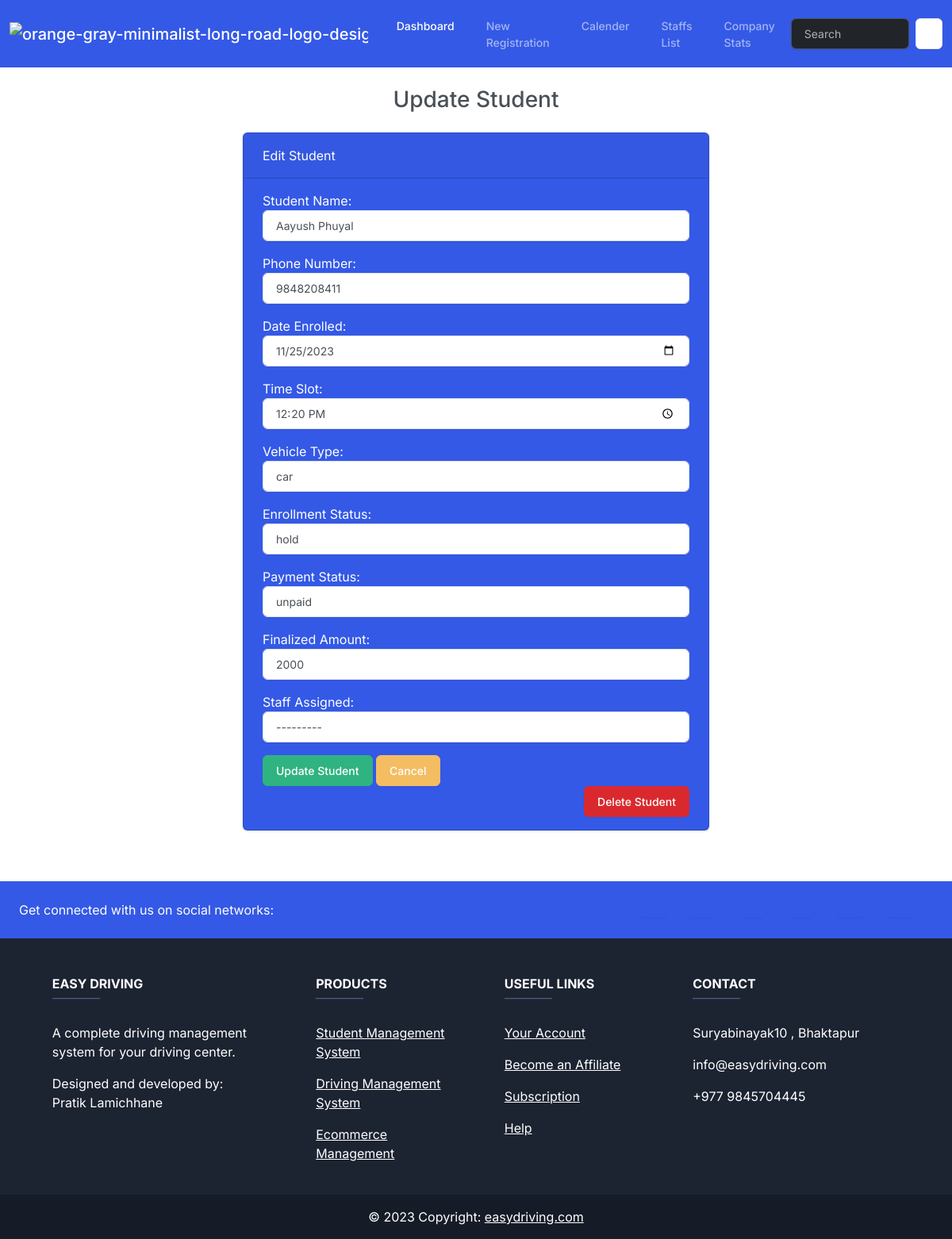
/editstudent/12/, run on the app's committed database.
### management/models.py (models this page shows, shortened)
class Student(models.Model):
    id = models.AutoField (primary_key=True)
    student_name = models.CharField(max_length=100)
    phone_number = models.IntegerField()
    date_enrolled = models.DateField()
    time_slot= models.TimeField()
    vehicle_type = models.CharField(max_length=9,
                  choices= VECHILE_CHOICES,
                  default="BIKE")
    enrollment_status = models.CharField(max_length=9,
                  choices= ENROLLMENT_STATUS,
                  default="ACTIVE")
    payment_status = models.CharField(max_length=30,
                  choices= PAYMENT_STATUS,
                  default="UNPAID")
    final_amount = models.PositiveIntegerField()
    staff_assigned = models.ForeignKey(
        Staffs,
        on_delete=models.SET_NULL,
        blank = True,
        null = True,
        related_name='students_assigned'
    )

### management/views.py (the view)
# urls.py: path('editstudent/<int:id>/', views.editStudent , name="editstudent"),
def editStudent(request , id):
    if request.method == "POST":
        student = Student.objects.get(pk=id)
        form = StudentForm(request.POST , instance=student)
        if form.is_valid():
            form.save()
            return render(request, 'management/editstudent.html',{
                'form': form,
                'success' : True,
                'student' : student,
            })
    else:
        student = Student.objects.get(pk=id)
        form = StudentForm(instance=student)
    return render(request, 'management/editstudent.html',{
        'form': form,
        'student' : student,
    })

### management/models.py (called while the page is built)
    def __str__(self):
        return  f'{self.staff_name}'

### management/templates/management/editstudent.html (shortened to what this page needs)
{% extends "management/base.html" %}
{% block body %}
<h3 class="text-center m-4">Update Student</h3>
{% if success %}
<div class="alert alert-dismissible alert-success m-5" bis_skin_checked="1">
    <button type="button" class="btn-close" data-bs-dismiss="alert"></button>
    <strong>Well done!</strong>Student Updated Sucessfully </div>
  <a class="btn btn-primary m-5" href="{% url "index" %}">Go to Dashboard</a>
{% else %}
<div class="row justify-content-center">
    <div class="col-6 mx-auto">
        <div class="card text-white bg-primary mb-3">
            <div class="card-header"></i> Edit Student </div>
            <div class="card-body">
                <form action="" method="POST">
                    {{ form.as_p }}
                    <button type="submit" class="btn btn-success">Update Student</button>
                    <a href="{% url 'index' %}" class="btn btn-warning">Cancel</a>
                </form>
                <button class="btn btn-danger float-end" type="button" data-bs-toggle="modal" data-bs-target="#delete{{student.id}}">Delete Student</button>
        </div>
    </div>
</div>
</div>
{% endif %}
{% endblock body %}

### data on the page
Student: student_name "Aayush Phuyal", phone_number "9848208411", date_enrolled "11/25/2023", time_slot "12:20:00", vehicle_type "car", enrollment_status "hold", payment_status "unpaid", final_amount "2000", staff_assigned "---------"
